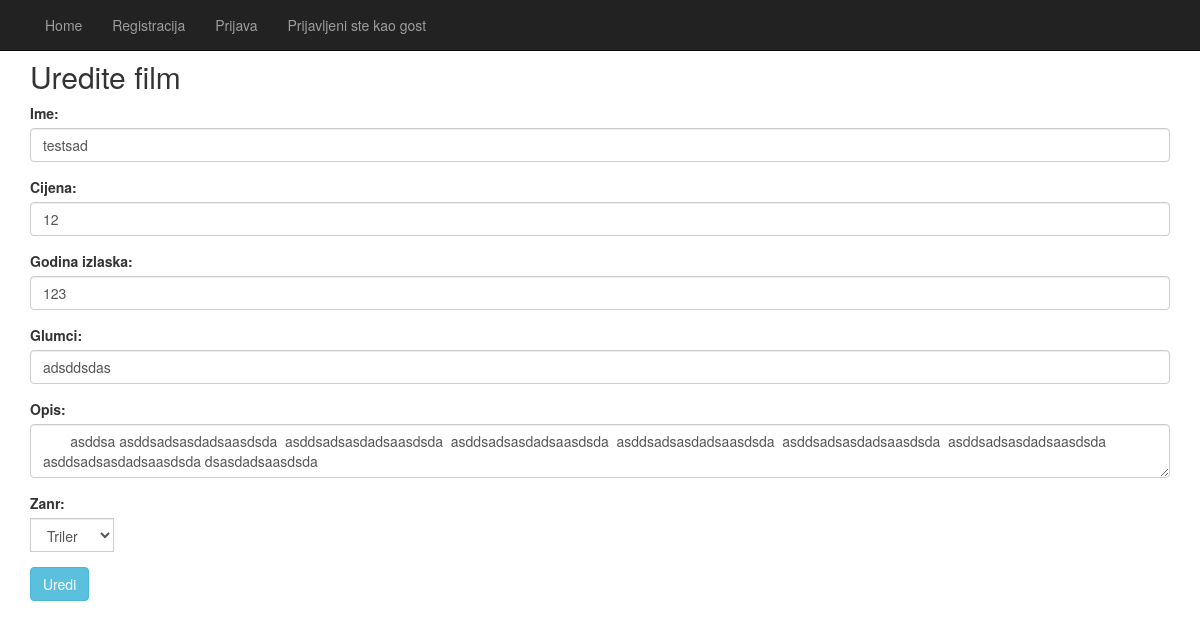
/uredifilm.php?id=3, run on the app's committed database.
### tables this page shows
CREATE TABLE `film` (
  `Id` int(11) NOT NULL,
  `GodinaIzlaska` int(11) NOT NULL,
  `ZanrId` int(11) NOT NULL,
  `Cijena` double NOT NULL,
  `Opis` text NOT NULL,
  `Naziv` varchar(50) NOT NULL,
  `Glumci` text NOT NULL
);

CREATE TABLE `zanr` (
  `Id` int(11) NOT NULL,
  `Naziv` varchar(50) NOT NULL
);

### uredifilm.php (the view, shortened to what this page needs)
<?php
    require("baza.php");
    require("nav.php");
    $id=$_GET["id"];
    if (isset($id))
    {
        $sql="select f.*,z.Naziv as zanr from film as f INNER JOIN zanr as z on z.Id=f.ZanrId where f.Id=".$id;
        $result = $con->query($sql);
        $ime="";
        $cijena=0;
        while($row = $result->fetch_assoc()) {
            $ime=$row["Naziv"];
            $cijena=$row["Cijena"];
            $glumci=$row["Glumci"];
            $opis=$row["Opis"];
            $zanr=$row["ZanrId"];
            $godina=$row["GodinaIzlaska"];
            $zanrime=$row["zanr"];
            }
        }
    else
    {
        echo("greska");
    }
?>
<br><br>
<div class="container">
  <h2>Uredite film</h2>
  <form action="uredifilmpost.php" method="post">
    <div class="form-group">
      <label for="usr">Ime:</label>
      <input name="film" type="text" class="form-control" id="ime" value=<?php echo($ime);?>>
    </div>
    <div class="form-group">
      <label for="cijena">Cijena:</label>
      <input name="cijena" type="number" class="form-control" id="cijena" value=<?php echo($cijena);?>>
    </div>
    <div class="form-group">
      <label for="godina">Godina izlaska:</label>
      <input name="godina" type="number" class="form-control" id="godina" value=<?php echo($godina);?>>
    </div>
    <div class="form-group">
      <label for="glumci">Glumci:</label>
      <input name="glumci" type="text" class="form-control" id="cijena" value=<?php echo($glumci);?>>
    </div>
    <div class="form-group">
      <label for="opis">Opis:</label>
      <textarea name="opis" class="form-control" id="cijena" >
      <?php echo($opis);?>
      </textarea>
    </div>
    <div class="form-group">
      <label for="glumci">Zanr:</label>
      <div class="input-group">
      <select class="form-control" id="sel1" name='zanr'>
            <option value=<?php echo($zanr) ?> > <?php echo($zanrime) ?> </option>
        </select>
        </div>
    </div>
    <button class="btn btn-info">Uredi</button>
  </form>
</div>

### data on the page
film: film "testsad", cijena "12", godina "123", glumci "adsddsdas", opis "asddsa asddsadsasdadsaasdsda asddsadsasdadsaasdsda asddsadsasdadsaasdsda asddsadsasdadsaasdsda asddsadsasdadsaasdsda asddsadsasdadsaasdsda asddsadsasdadsaasdsda dsasdadsaasdsda", zanr "Triler"
